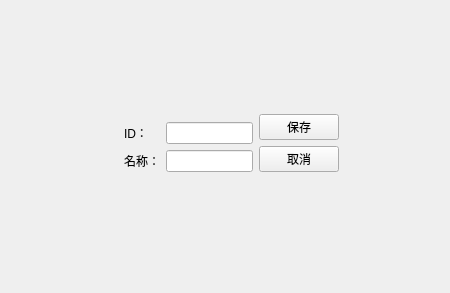
<?xml version="1.0" encoding="UTF-8"?>
<ui version="4.0">
 <class>DepartmentEditView</class>
 <widget class="QWidget" name="DepartmentEditView">
  <property name="geometry">
   <rect>
    <x>0</x>
    <y>0</y>
    <width>450</width>
    <height>293</height>
   </rect>
  </property>
  <property name="windowTitle">
   <string>编辑科室信息</string>
  </property>
  <layout class="QGridLayout" name="gridLayout">
   <item row="0" column="1">
    <spacer name="verticalSpacer_3">
     <property name="orientation">
      <enum>Qt::Orientation::Vertical</enum>
     </property>
     <property name="sizeHint" stdset="0">
      <size>
       <width>20</width>
       <height>88</height>
      </size>
     </property>
    </spacer>
   </item>
   <item row="1" column="0">
    <spacer name="horizontalSpacer">
     <property name="orientation">
      <enum>Qt::Orientation::Horizontal</enum>
     </property>
     <property name="sizeHint" stdset="0">
      <size>
       <width>134</width>
       <height>20</height>
      </size>
     </property>
    </spacer>
   </item>
   <item row="1" column="1">
    <layout class="QHBoxLayout" name="horizontalLayout">
     <item>
      <layout class="QVBoxLayout" name="verticalLayout_2">
       <item>
        <spacer name="verticalSpacer">
         <property name="orientation">
          <enum>Qt::Orientation::Vertical</enum>
         </property>
         <property name="sizeHint" stdset="0">
          <size>
           <width>20</width>
           <height>40</height>
          </size>
         </property>
        </spacer>
       </item>
       <item>
        <layout class="QFormLayout" name="formLayout">
         <item row="0" column="0">
          <widget class="QLabel" name="label">
           <property name="text">
            <string>ID：</string>
           </property>
          </widget>
         </item>
         <item row="0" column="1">
          <widget class="QLineEdit" name="dbEditID"/>
         </item>
         <item row="1" column="0">
          <widget class="QLabel" name="label_2">
           <property name="text">
            <string>名称：</string>
           </property>
          </widget>
         </item>
         <item row="1" column="1">
          <widget class="QLineEdit" name="dbEditName"/>
         </item>
        </layout>
       </item>
      </layout>
     </item>
     <item>
      <layout class="QVBoxLayout" name="verticalLayout">
       <item>
        <spacer name="verticalSpacer_2">
         <property name="orientation">
          <enum>Qt::Orientation::Vertical</enum>
         </property>
         <property name="sizeHint" stdset="0">
          <size>
           <width>20</width>
           <height>40</height>
          </size>
         </property>
        </spacer>
       </item>
       <item>
        <widget class="QPushButton" name="btSave">
         <property name="text">
          <string>保存</string>
         </property>
        </widget>
       </item>
       <item>
        <widget class="QPushButton" name="btCancel">
         <property name="text">
          <string>取消</string>
         </property>
        </widget>
       </item>
      </layout>
     </item>
    </layout>
   </item>
   <item row="1" column="2">
    <spacer name="horizontalSpacer_3">
     <property name="orientation">
      <enum>Qt::Orientation::Horizontal</enum>
     </property>
     <property name="sizeType">
      <enum>QSizePolicy::Policy::Fixed</enum>
     </property>
     <property name="sizeHint" stdset="0">
      <size>
       <width>100</width>
       <height>20</height>
      </size>
     </property>
    </spacer>
   </item>
   <item row="2" column="1">
    <spacer name="verticalSpacer_4">
     <property name="orientation">
      <enum>Qt::Orientation::Vertical</enum>
     </property>
     <property name="sizeType">
      <enum>QSizePolicy::Policy::Fixed</enum>
     </property>
     <property name="sizeHint" stdset="0">
      <size>
       <width>20</width>
       <height>110</height>
      </size>
     </property>
    </spacer>
   </item>
  </layout>
 </widget>
 <resources/>
 <connections/>
</ui>
